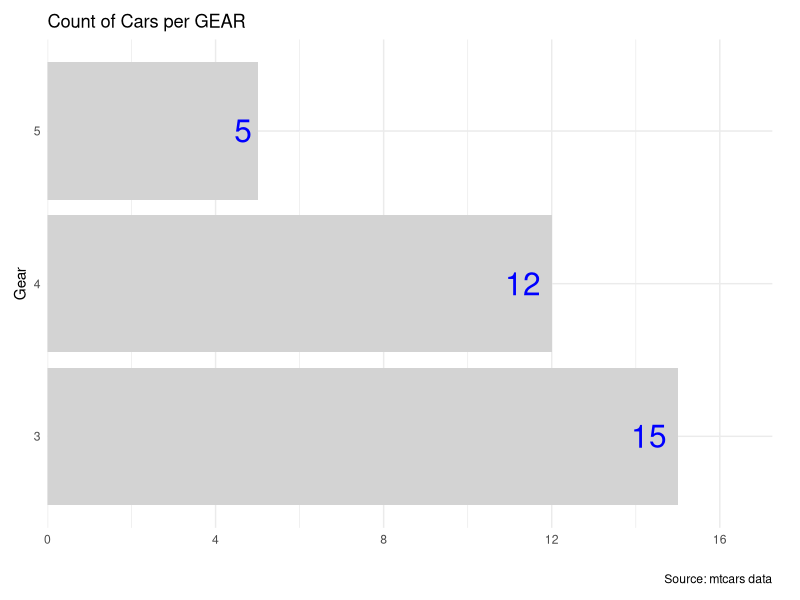
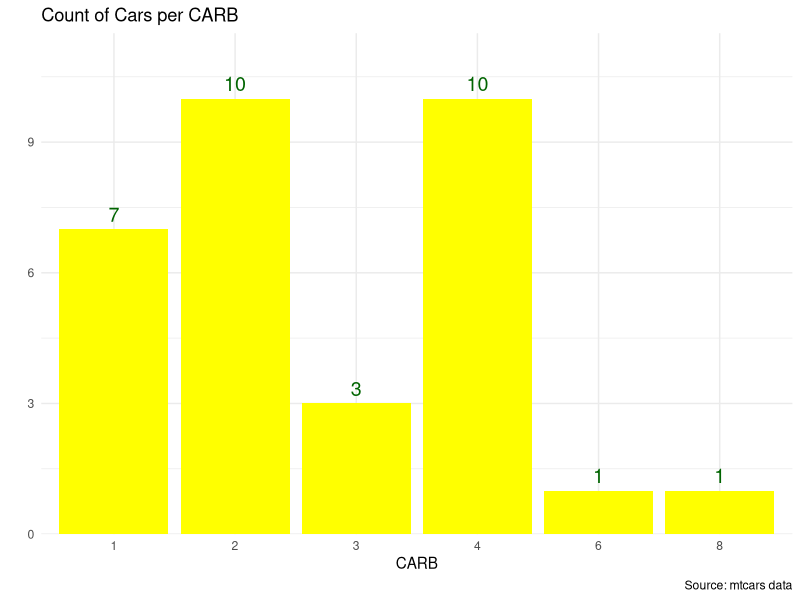
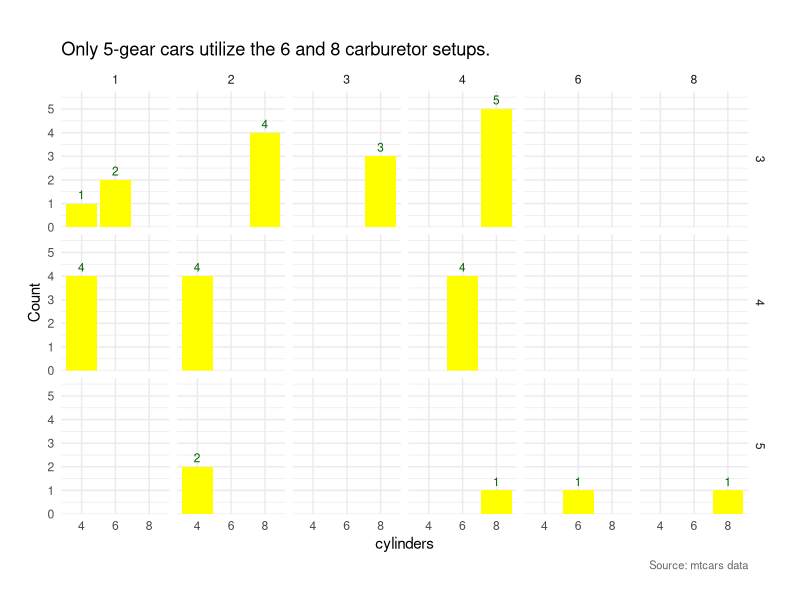

Here is the R script that generated these plots, in order:
# clean memory ------------------------------------------------------------
rm(list = ls())
library(ggplot2)
library(dplyr)

# read in data ------------------------------------------------------------

mtcars

# see data ----------------------------------------------------------

head(mtcars)

# see data types ----------------------------------------------------------

str(mtcars)

# deliverable 1 ----------------------------------------------------------

del1Data <- mtcars |> 
  count(gear)

del1Draft <- ggplot(del1Data, aes(
  x = n,
  y = factor(gear))) +
  
  geom_col(fill = "lightgray") +
  
  geom_text(aes(label = n),
            color = "blue",
            size = 8,
            hjust = 1.3
  ) +
  labs(
    title = "Count of Cars per GEAR",
    caption = "Source: mtcars data",
    x = "",
    y = "Gear"
  ) +
  scale_x_continuous(
    expand = expansion(mult = c(0, .15))
  ) +
  theme_minimal() +
  
  theme(
    plot.margin = margin(10, 20, 10, 10)
  )

del1Draft

# save del1Draft ----------------------------------------------------------

saveRDS(del1Draft, file = "del1Draft.rds")

# deliverable 2 ----------------------------------------------------------

del2Data <- mtcars |>
  count(carb)

del2Draft <- ggplot(
  del2Data,
  aes(
    x = factor(carb),
    y = n
  )
) +
  
  geom_col(fill = "yellow") +
  
  geom_text(
    aes(label = n),
    vjust = -0.5,
    color = "darkgreen",
    size = 5
  ) +
  
  labs(
    title = "Count of Cars per CARB",
    caption = "Source: mtcars data",
    x = "CARB",
    y = ""
  ) +
  theme(
    plot.margin = margin(20, 20, 20, 20)
  ) +
  theme_minimal() +
  scale_y_continuous(expand = expansion(mult = c(0, .15)))

del2Draft

# save del2Draft ----------------------------------------------------------

saveRDS(del2Draft, file = "del2Draft.rds")

# deliverable 3 ----------------------------------------------------------

del3Data <- mtcars |>
  count(gear, carb, cyl)

del3Draft <- ggplot(del3Data,
  aes(x = factor(cyl),
    y = n
  )
) +
  
  geom_col(fill = "yellow") +
  
  geom_text(
    aes(label = n),
    vjust = -0.5,
    color = "darkgreen",
    size = 3
  ) +
  
  facet_grid(
    rows = vars(gear),
    cols = vars(carb)
  ) +
  
  labs(
    title = "Only 5-gear cars utilize the 6 and 8 carburetor setups.",
    caption = "Source: mtcars data",
    x = "cylinders",
    y = "Count"
  ) +
  theme_minimal() +
  theme(
    plot.margin = margin(30, 20, 20, 20)
  ) +
  theme(plot.caption = element_text(
      hjust = 1,
      size = 8,
      color = "gray40"
    )) +
      scale_y_continuous(expand = expansion(mult = c(0, .15)))

del3Draft

# save del3Draft ----------------------------------------------------------

saveRDS(del3Draft, file = "del3Draft.rds")
